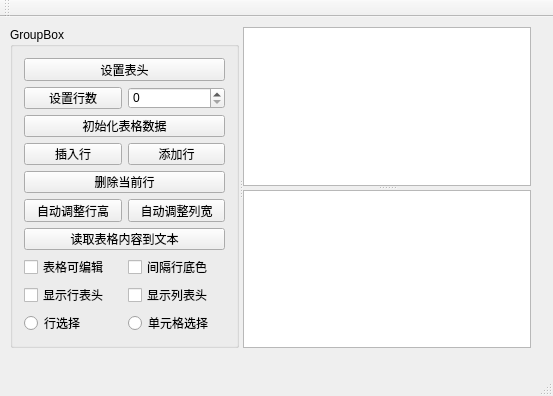
<?xml version="1.0" encoding="UTF-8"?>
<ui version="4.0">
 <class>MainWindow</class>
 <widget class="QMainWindow" name="MainWindow">
  <property name="geometry">
   <rect>
    <x>0</x>
    <y>0</y>
    <width>553</width>
    <height>396</height>
   </rect>
  </property>
  <property name="windowTitle">
   <string>QTableWidget的使用</string>
  </property>
  <widget class="QWidget" name="centralWidget">
   <widget class="QSplitter" name="splitterMain">
    <property name="geometry">
     <rect>
      <x>10</x>
      <y>10</y>
      <width>521</width>
      <height>321</height>
     </rect>
    </property>
    <property name="orientation">
     <enum>Qt::Horizontal</enum>
    </property>
    <widget class="QGroupBox" name="groupBox">
     <property name="title">
      <string>GroupBox</string>
     </property>
     <layout class="QGridLayout" name="gridLayout">
      <item row="3" column="1">
       <widget class="QPushButton" name="btnAppendRow">
        <property name="text">
         <string>添加行</string>
        </property>
       </widget>
      </item>
      <item row="3" column="0">
       <widget class="QPushButton" name="btnInsertRow">
        <property name="text">
         <string>插入行</string>
        </property>
       </widget>
      </item>
      <item row="2" column="0" colspan="2">
       <widget class="QPushButton" name="btnIniData">
        <property name="text">
         <string>初始化表格数据</string>
        </property>
       </widget>
      </item>
      <item row="5" column="1">
       <widget class="QPushButton" name="btnResizeRows">
        <property name="text">
         <string>自动调整列宽</string>
        </property>
       </widget>
      </item>
      <item row="4" column="0" colspan="2">
       <widget class="QPushButton" name="btnDelCurRow">
        <property name="text">
         <string>删除当前行</string>
        </property>
       </widget>
      </item>
      <item row="6" column="0" colspan="2">
       <widget class="QPushButton" name="btnReadToEdit">
        <property name="text">
         <string>读取表格内容到文本</string>
        </property>
       </widget>
      </item>
      <item row="8" column="0">
       <widget class="QCheckBox" name="chkBoxHeaderH">
        <property name="text">
         <string>显示行表头</string>
        </property>
       </widget>
      </item>
      <item row="7" column="1">
       <widget class="QCheckBox" name="chkBoxRowColor">
        <property name="text">
         <string>间隔行底色</string>
        </property>
       </widget>
      </item>
      <item row="7" column="0">
       <widget class="QCheckBox" name="chkBoxTabEditable">
        <property name="text">
         <string>表格可编辑</string>
        </property>
       </widget>
      </item>
      <item row="1" column="0">
       <widget class="QPushButton" name="pushButton_2">
        <property name="text">
         <string>设置行数</string>
        </property>
       </widget>
      </item>
      <item row="0" column="0" colspan="2">
       <widget class="QPushButton" name="btnSetHeader">
        <property name="text">
         <string>设置表头</string>
        </property>
       </widget>
      </item>
      <item row="1" column="1">
       <widget class="QSpinBox" name="spinDelegate"/>
      </item>
      <item row="5" column="0">
       <widget class="QPushButton" name="btnResizeColumns">
        <property name="text">
         <string>自动调整行高</string>
        </property>
       </widget>
      </item>
      <item row="8" column="1">
       <widget class="QCheckBox" name="chkBoxHeaderV">
        <property name="text">
         <string>显示列表头</string>
        </property>
       </widget>
      </item>
      <item row="9" column="0">
       <widget class="QRadioButton" name="rBtnSelectItem">
        <property name="text">
         <string>行选择</string>
        </property>
       </widget>
      </item>
      <item row="9" column="1">
       <widget class="QRadioButton" name="rBtnSelectRow">
        <property name="text">
         <string>单元格选择</string>
        </property>
       </widget>
      </item>
     </layout>
    </widget>
    <widget class="QSplitter" name="splitter">
     <property name="orientation">
      <enum>Qt::Vertical</enum>
     </property>
     <widget class="QTableWidget" name="tableInfo"/>
     <widget class="QPlainTextEdit" name="textEdit"/>
    </widget>
   </widget>
  </widget>
  <widget class="QMenuBar" name="menuBar">
   <property name="geometry">
    <rect>
     <x>0</x>
     <y>0</y>
     <width>553</width>
     <height>23</height>
    </rect>
   </property>
  </widget>
  <widget class="QToolBar" name="mainToolBar">
   <attribute name="toolBarArea">
    <enum>TopToolBarArea</enum>
   </attribute>
   <attribute name="toolBarBreak">
    <bool>false</bool>
   </attribute>
  </widget>
  <widget class="QStatusBar" name="statusBar"/>
 </widget>
 <layoutdefault spacing="6" margin="11"/>
 <resources/>
 <connections/>
</ui>
